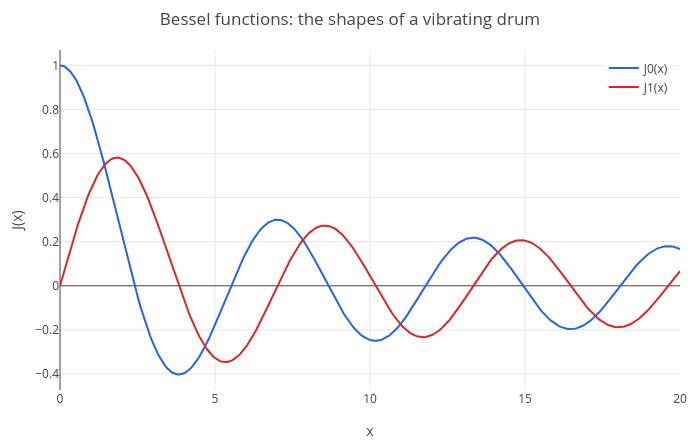

The notebook cell this image was saved under:
### Markdown cell above
That is $x - x^3/3 + x^5/5 - \cdots = \arctan x$, which converges only for $|x| \le 1$, even though $\arctan x$ is
perfectly smooth on the whole real line. The reason is in the complex plane: dividing by $1 + x^2$ gives coefficients
that blow up at $x = \pm i$, the **singular points**, at distance 1 from 0. In general:

> A power series solution about an ordinary point $x_0$ converges at least up to the nearest singular point, real or
> complex.

At a singular point itself, a power series may not exist. Bessel's equation $x^2y'' + xy' + (x^2 - \nu^2)y = 0$, for
vibrations of a drum, is singular at $x = 0$ (the coefficient of $y''$ vanishes there); there one tries
$y = x^r\sum a_nx^n$, the **Frobenius method**, and $r = \pm\nu$ comes out of an indicial equation like the
Cauchy–Euler equations of lesson 3. Galileo knows the result as `besselj(nu, x)`:

### Code cell
p = plot(besselj(0, x), besselj(1, x), x, 0, 20);
p = legend(p, "J0(x)", "J1(x)");
labels(title(p, "Bessel functions: the shapes of a vibrating drum"), "x", "J(x)")

### Figure 1 — Plotly figure (JSON) as saved in the notebook; plotly's stock layout.template omitted (floating-point values rounded to 4 significant figures; data arrays with more than 128 entries replaced by an {"elided": "..."} marker saying what was removed)
{"data": [{"line": {"color": "#2563eb", "width": 2}, "mode": "lines", "name": "J0(x)", "type": "scatter", "x": {"elided": "402 float values"}, "y": {"elided": "402 float values"}}, {"line": {"color": "#dc2626", "width": 2}, "mode": "lines", "name": "J1(x)", "type": "scatter", "x": {"elided": "402 float values"}, "y": {"elided": "402 float values"}}], "layout": {"height": 440, "legend": {"bgcolor": "rgba(255,255,255,0.8)", "x": 0.99, "xanchor": "right", "y": 0.99, "yanchor": "top"}, "margin": {"b": 50, "l": 60, "r": 20, "t": 50}, "showlegend": true, "title": {"text": "Bessel functions: the shapes of a vibrating drum"}, "width": 700, "xaxis": {"title": {"text": "x"}, "zeroline": true}, "yaxis": {"range": [-0.4728, 1.07], "title": {"text": "J(x)"}, "zeroline": true}}}
